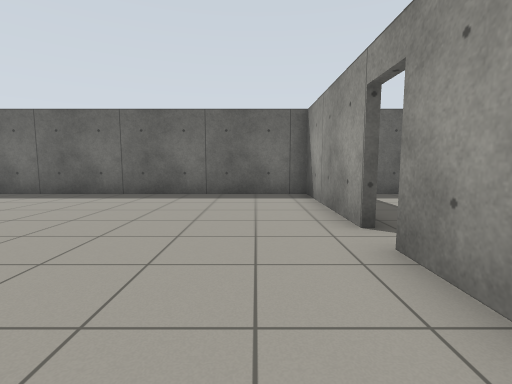
view 1 (above)

22 first-person views from a walk through a world built for the Gazebo simulator. The camera is 0.94 m above the floor, tilts 6° down and sees 85° across. The floor is counted in squares, 1 m on a side. Each view is taken from the middle of a square. On the plan, view 1 faces up. The plan holds only what a view shows up to about 11 squares ahead; the rest is blank. The place goes on beyond the plan.

view 2
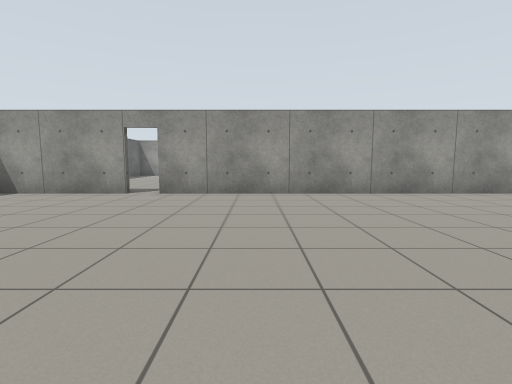

view 3
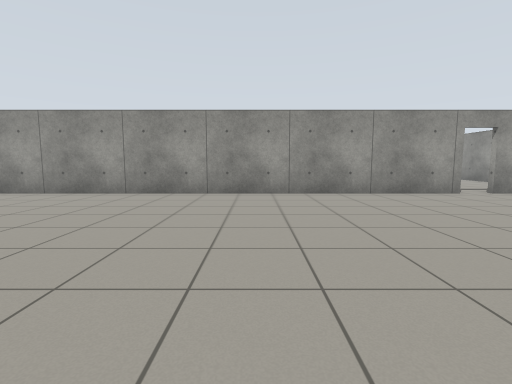

view 4
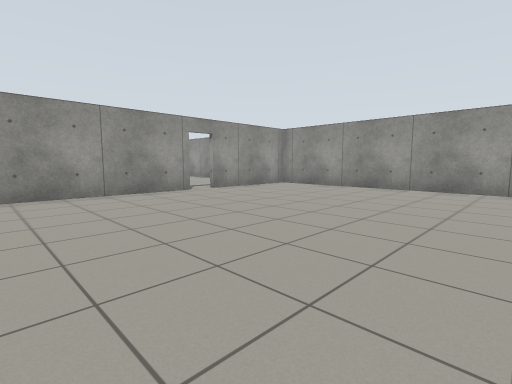

view 5
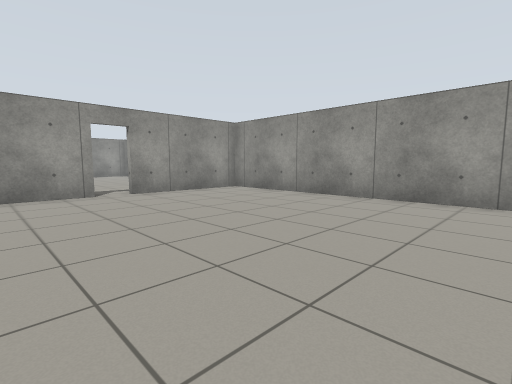

view 6
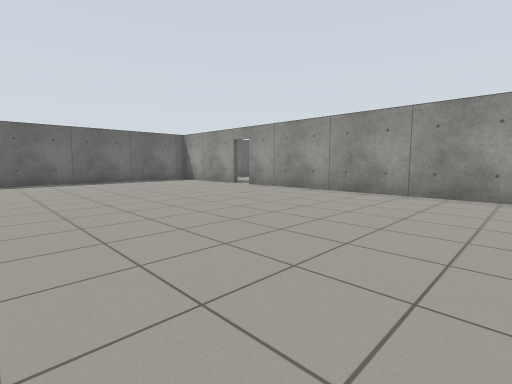

view 7
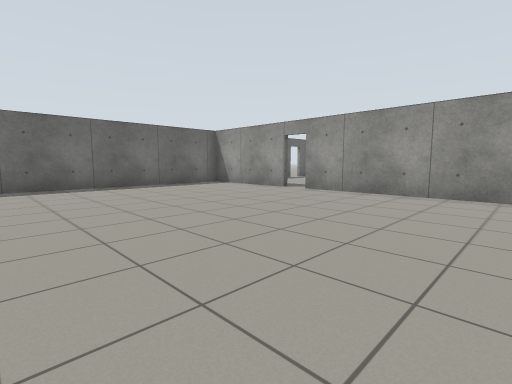

view 8
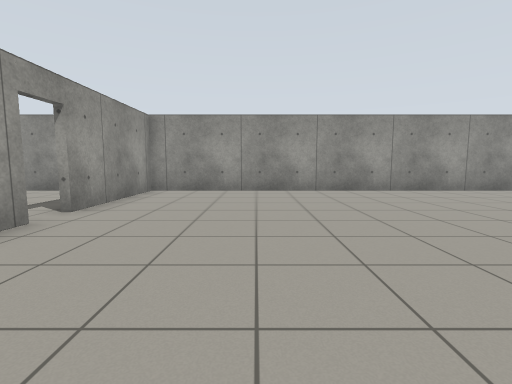

view 9
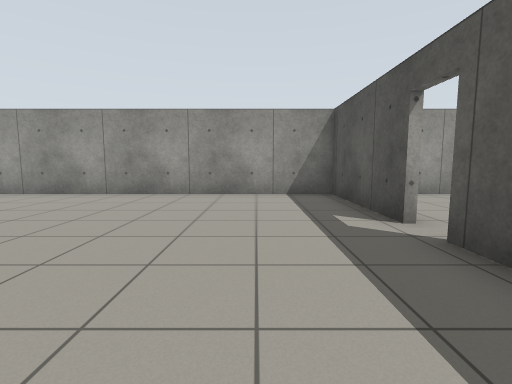

view 10
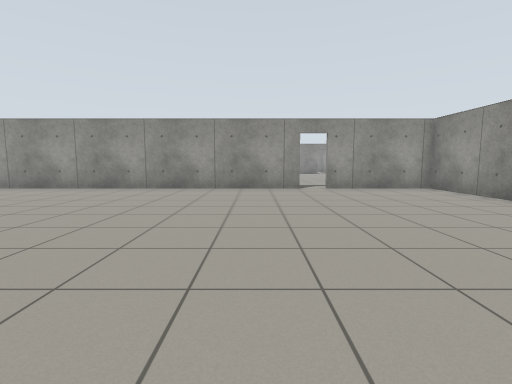

view 11
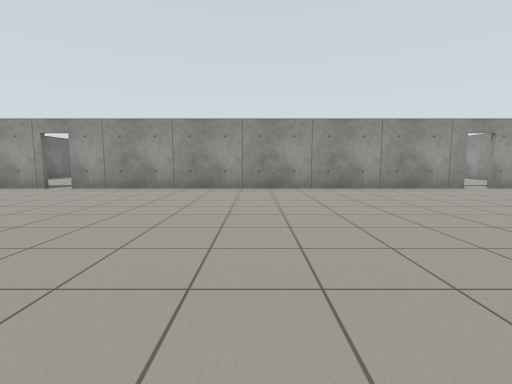

view 12
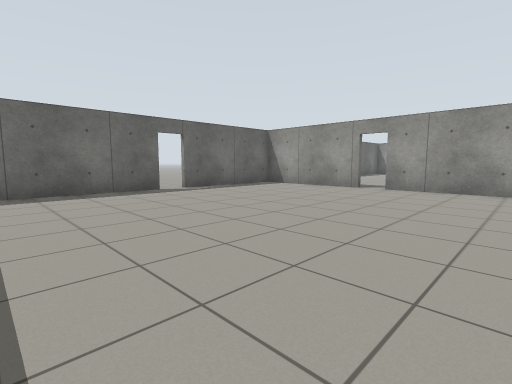

view 13
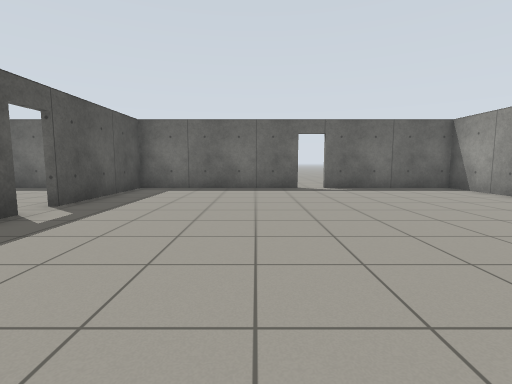

view 14
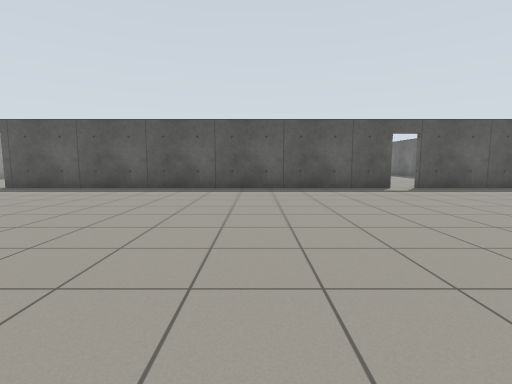

view 15
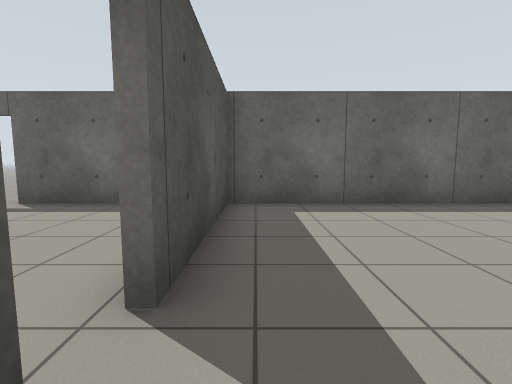

view 16
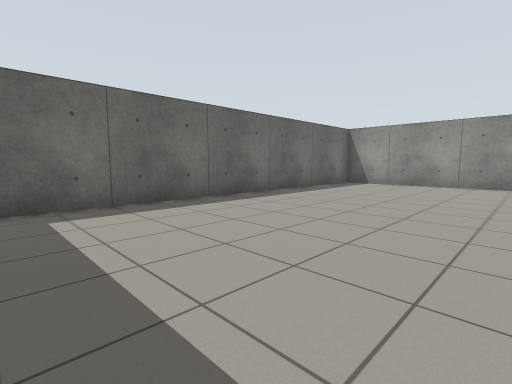

view 17
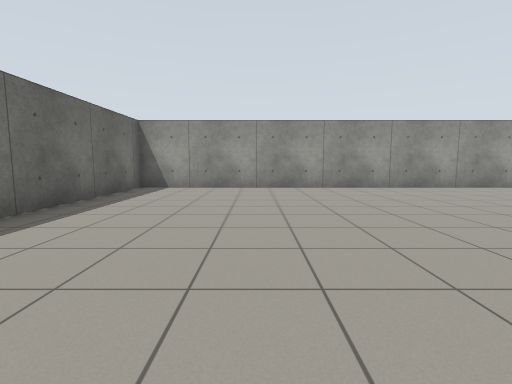

view 18
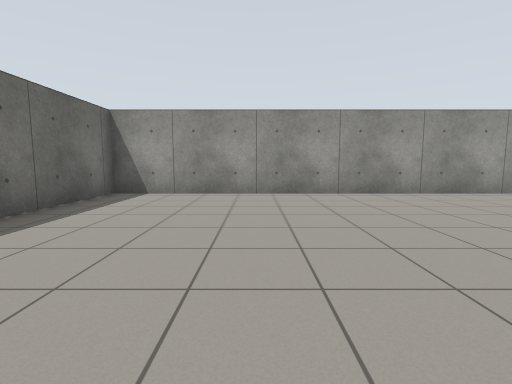

view 19
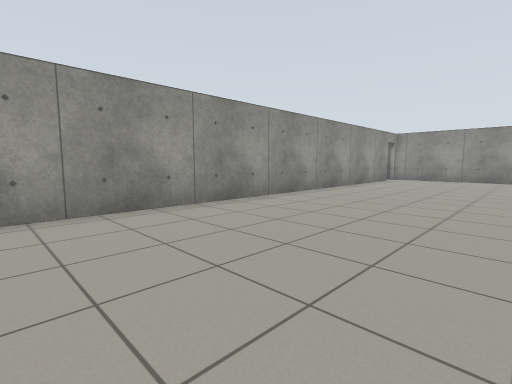

view 20
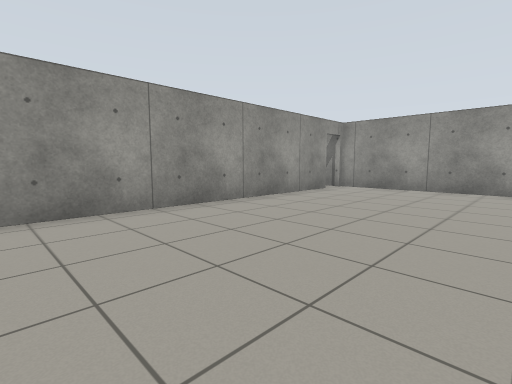

view 21
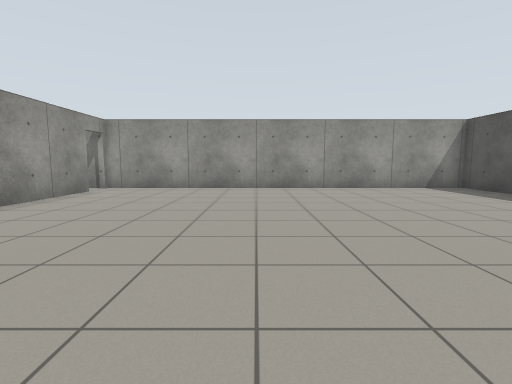

view 22
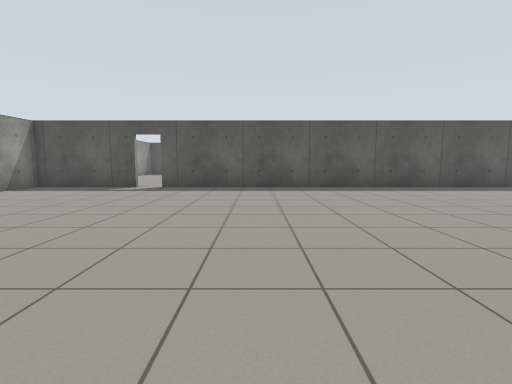

### Floor plan
Points are (right, up) in squares from view 1. A wall is a line through its corners. A room is listed if a view was taken in it or the views show most of it. See-through windows are left out.
Room 1 (views 1, 2, 3, 4, 5, 6, 7, 8)
walls: (1.5, -11.4) (1.5, 3); (1.5, 3.9) (1.5, 8.4); (-7.5, -16.3) (2, -16.3); (1.5, -16.4) (1.5, -12.2); (1.9, 8.3) (-7.5, 8.3)
ways out: open door at (2, -12) to room 2; open door at (2, 3.5) to room 2
Room 2 (views 9, 10, 11, 12, 13, 14)
walls: (1.7, 3) (1.7, -11.4); (1.7, -12.2) (1.7, -16.4); (13.2, -11.6) (13.2, 2.8); (13.2, 3.6) (13.2, 8.4); (7.6, 8.3) (1.9, 8.3); (2, -16.3) (13, -16.3); (1.7, 8.4) (1.7, 3.9); (13, 8.3) (8.5, 8.3); (13.2, -16.4) (13.2, -12.5)
ways out: open door at (2, -12) to room 1; open door at (2, 3.5) to room 1; open door at (13, -12) to room 3; open door at (13, 3) to room 3; open door at (8, 8.5)
Room 3 (views 15, 16, 17, 18, 19, 20, 21, 22)
walls: (13.4, 2.8) (13.4, -11.6); (13.4, -12.5) (13.4, -16.4); (26.5, -15.2) (26.5, 8.3) (13, 8.3); (13.4, 8.4) (13.4, 3.6); (13, -16.3) (26.5, -16.3)
ways out: open door at (13, -12) to room 2; open door at (13, 3) to room 2; open door at (26.7, -15.7)

Positions as (right, up) in squares from view 1, and headings:
1: (0, 0), facing up
2: (-7, 0), facing right
3: (-7, -5), facing right
4: (-7, -6), facing down-right
5: (-7, -9), facing down-right
6: (-7, -6), facing up-right
7: (-7, -3), facing up-right
8: (-2, -7), facing down
9: (4, -8), facing down
10: (3, -10), facing right
11: (3, -4), facing right
12: (3, -1), facing up-right
13: (6, -2), facing up
14: (12, -2), facing left
15: (14, 2), facing up
16: (14, 2), facing up-right
17: (16, 4), facing right
18: (18, 4), facing right
19: (21, 0), facing down-right
20: (21, -6), facing down-right
21: (21, -6), facing down
22: (24, -8), facing left
